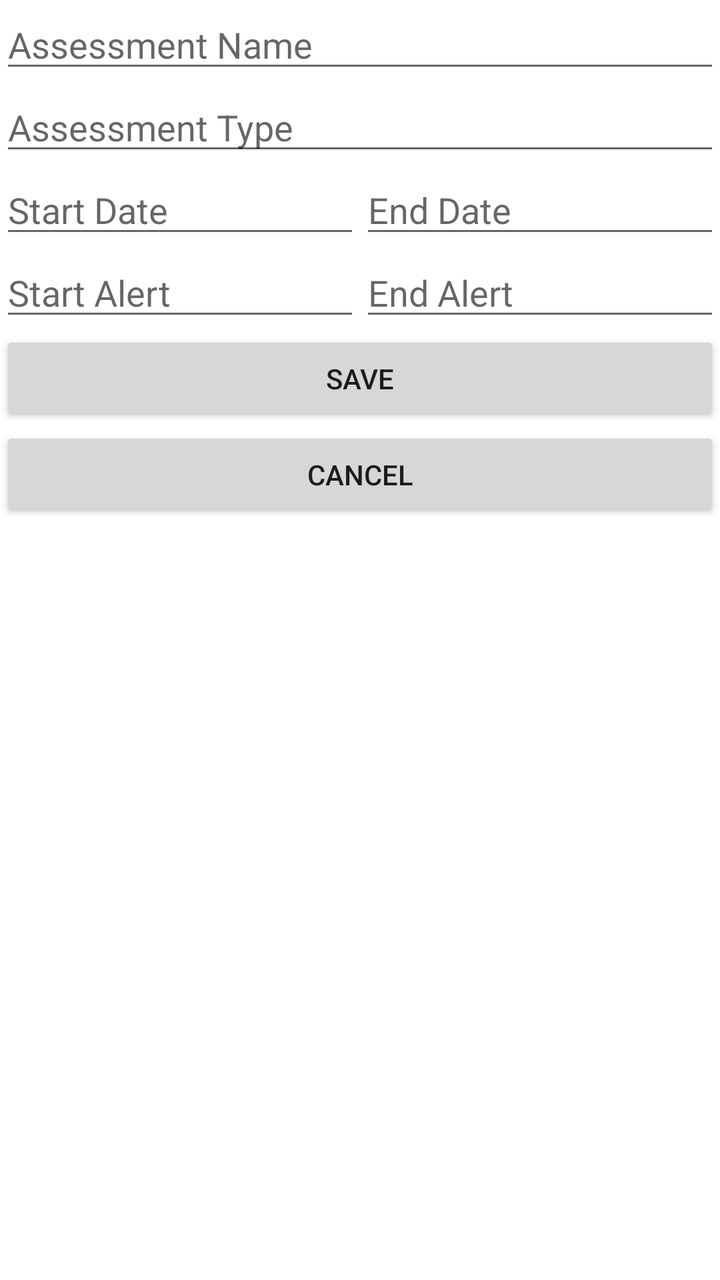
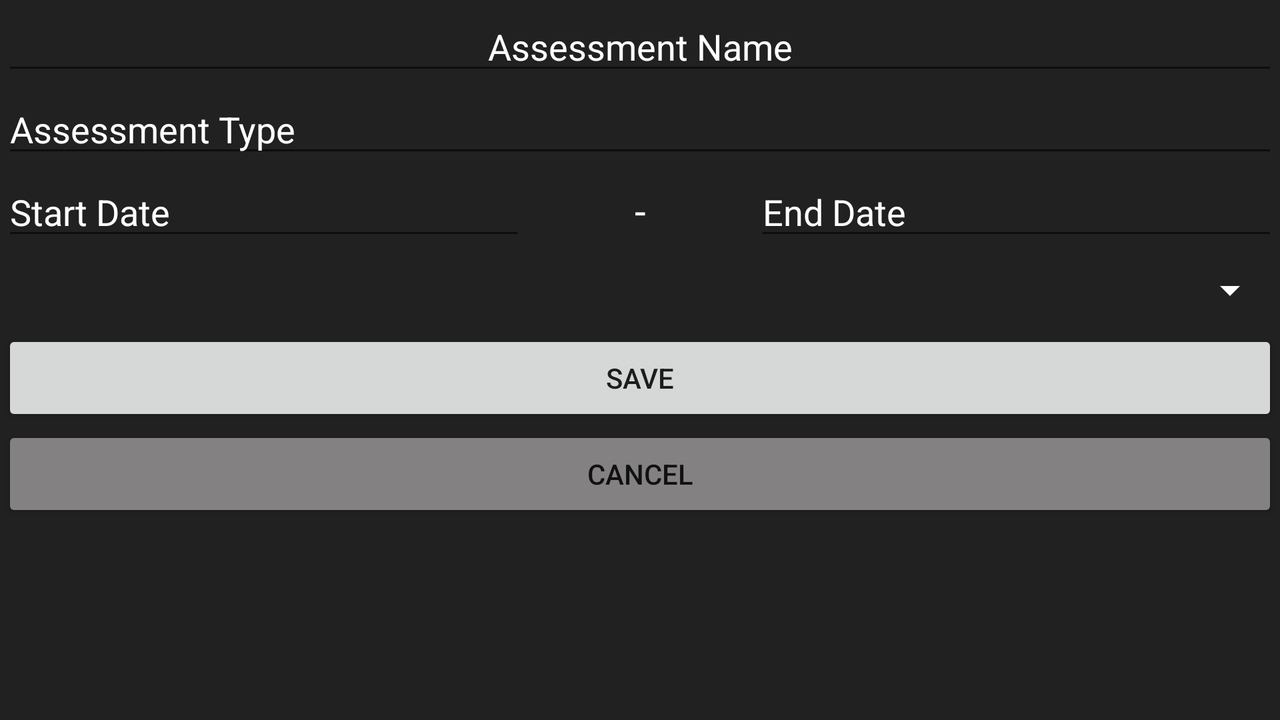

Two renders of one Android screen. The first uses the default layout on a phone; the second uses the alternative layout the repository ships for a different screen configuration, on a matching device. The two XML files are below.
<!-- AndroidManifest.xml: application theme Theme.MyAndroidApp -->
<!-- res/layout/activity_assessment_details.xml -->
<?xml version="1.0" encoding="utf-8"?>
<androidx.constraintlayout.widget.ConstraintLayout xmlns:android="http://schemas.android.com/apk/res/android"
    xmlns:app="http://schemas.android.com/apk/res-auto"
    xmlns:tools="http://schemas.android.com/tools"
    android:layout_width="match_parent"
    android:layout_height="match_parent"
    tools:context=".UI.AssessmentDetails">

    <LinearLayout
        android:layout_width="match_parent"
        android:layout_height="match_parent"
        android:orientation="vertical"
        tools:layout_editor_absoluteX="1dp"
        tools:layout_editor_absoluteY="1dp">

        <EditText
            android:id="@+id/assessmentName"
            android:layout_width="match_parent"
            android:layout_height="wrap_content"
            android:autofillHints="Assessment Name"
            android:ems="10"
            android:hint="Assessment Name"
            android:inputType="text" />

        <EditText
            android:id="@+id/assessmentType"
            android:layout_width="match_parent"
            android:layout_height="wrap_content"
            android:autofillHints="Assessment Type"
            android:ems="10"
            android:hint="Assessment Type"
            android:inputType="text" />

        <LinearLayout
            android:layout_width="match_parent"
            android:layout_height="wrap_content"
            android:orientation="horizontal">

            <EditText
                android:id="@+id/assessmentStartDate"
                android:layout_width="wrap_content"
                android:layout_height="wrap_content"
                android:layout_weight="1"
                android:autofillHints="Start Date"
                android:ems="10"
                android:hint="Start Date"
                android:inputType="none" />

            <EditText
                android:id="@+id/assessmentEndDate"
                android:layout_width="wrap_content"
                android:layout_height="wrap_content"
                android:layout_weight="1"
                android:autofillHints="End Date"
                android:ems="10"
                android:hint="End Date"
                android:inputType="none" />

        </LinearLayout>

        <LinearLayout
            android:layout_width="match_parent"
            android:layout_height="wrap_content"
            android:orientation="horizontal">

            <EditText
                android:id="@+id/assessmentStartAlert"
                android:layout_width="wrap_content"
                android:layout_height="wrap_content"
                android:layout_weight="1"
                android:autofillHints="Start Alert"
                android:ems="10"
                android:hint="Start Alert"
                android:inputType="none" />

            <EditText
                android:id="@+id/assessmentEndAlert"
                android:layout_width="wrap_content"
                android:layout_height="wrap_content"
                android:layout_weight="1"
                android:autofillHints="End Alert"
                android:ems="10"
                android:hint="End Alert"
                android:inputType="none" />
        </LinearLayout>

        <Button
            android:id="@+id/assessmentSaveButton"
            android:layout_width="match_parent"
            android:layout_height="wrap_content"
            android:text="SAVE" />

        <Button
            android:id="@+id/assessmentCancelButton"
            android:layout_width="match_parent"
            android:layout_height="wrap_content"
            android:text="CANCEL" />
    </LinearLayout>
</androidx.constraintlayout.widget.ConstraintLayout>
<!-- resources referenced by this layout -->
<resources>
  <style name="Theme.MyAndroidApp" parent="Theme.MaterialComponents.DayNight.DarkActionBar">
          
          <item name="colorPrimary">@color/light_blue</item>
          <item name="colorPrimaryVariant">@color/light_blue</item>
          <item name="colorOnPrimary">@color/white</item>
          
          <item name="colorSecondary">@color/teal_200</item>
          <item name="colorSecondaryVariant">@color/teal_700</item>
          <item name="colorOnSecondary">@color/black</item>
          
          <item name="android:statusBarColor">?attr/colorPrimaryVariant</item>
          
      </style>
  <color name="light_blue">#2196F3</color>
  <color name="white">#FFFFFFFF</color>
  <color name="teal_200">#FF03DAC5</color>
  <color name="teal_700">#FF018786</color>
  <color name="black">#FF000000</color>
</resources>
<!-- res/layout-land/activity_assessment_details.xml (the author's variant of the layout above) -->
<!-- drawn on the phone turned sideways -->
<?xml version="1.0" encoding="utf-8"?>
<androidx.constraintlayout.widget.ConstraintLayout xmlns:android="http://schemas.android.com/apk/res/android"
    xmlns:app="http://schemas.android.com/apk/res-auto"
    xmlns:tools="http://schemas.android.com/tools"
    android:layout_width="match_parent"
    android:layout_height="match_parent"
    android:background="@color/backgroundColor"
    tools:context=".UI.AssessmentDetails">

    <ScrollView
        android:layout_width="match_parent"
        android:layout_height="match_parent"
        android:orientation="vertical"
        app:layout_constraintBottom_toBottomOf="parent"
        app:layout_constraintTop_toTopOf="parent">

        <LinearLayout
            android:layout_width="match_parent"
            android:layout_height="match_parent"
            android:layout_marginStart="1dp"
            android:layout_marginTop="1dp"
            android:layout_marginEnd="1dp"
            android:layout_marginBottom="1dp"
            android:orientation="vertical"
            app:layout_constraintBottom_toBottomOf="parent"
            app:layout_constraintEnd_toEndOf="parent"
            app:layout_constraintStart_toStartOf="parent"
            app:layout_constraintTop_toTopOf="parent">

            <EditText
                android:id="@+id/assessmentName"
                android:layout_width="match_parent"
                android:layout_height="wrap_content"
                android:autofillHints="Assessment Name"
                android:ems="10"
                android:hint="Assessment Name"
                android:textAlignment="center"
                android:inputType="text"
                android:textColor="@color/textColor"
                android:textColorHint="@color/textColor" />

            <EditText
                android:id="@+id/assessmentType"
                android:layout_width="match_parent"
                android:layout_height="wrap_content"
                android:autofillHints="Assessment Type"
                android:ems="10"
                android:hint="Assessment Type"
                android:inputType="text"
                android:textColor="@color/textColor"
                android:textColorHint="@color/textColor" />

            <LinearLayout
                android:layout_width="match_parent"
                android:layout_height="wrap_content"
                android:orientation="horizontal" />

            <LinearLayout
                android:layout_width="match_parent"
                android:layout_height="wrap_content"
                android:orientation="horizontal">

                <EditText
                    android:id="@+id/assessmentStartDate"
                    android:layout_width="wrap_content"
                    android:layout_height="wrap_content"
                    android:layout_weight="1"
                    android:autofillHints="Start Date"
                    android:ems="10"
                    android:hint="Start Date"
                    android:inputType="none"
                    android:textColor="@color/textColor"
                    android:textColorHint="@color/textColor" />

                <TextView
                    android:id="@+id/textView6"
                    android:layout_width="63dp"
                    android:layout_height="wrap_content"
                    android:layout_weight="1"
                    android:text="-"
                    android:textAlignment="center"
                    android:textColor="@color/textColor"
                    android:textColorHint="@color/textColor"
                    android:textSize="20sp" />

                <EditText
                    android:id="@+id/assessmentEndDate"
                    android:layout_width="wrap_content"
                    android:layout_height="wrap_content"
                    android:layout_weight="1"
                    android:autofillHints="End Date"
                    android:ems="10"
                    android:hint="End Date"
                    android:inputType="none"
                    android:textColor="@color/textColor"
                    android:textColorHint="@color/textColor" />
            </LinearLayout>

            <Spinner
                android:id="@+id/courseSpinner"
                android:layout_width="match_parent"
                android:layout_height="40dp"
                android:backgroundTint="@color/textColor"
                android:textColor="@color/textColor"
                android:textColorHint="@color/textColor" />


            <Button
                android:id="@+id/assessmentSaveButton"
                android:layout_width="match_parent"
                android:layout_height="wrap_content"
                android:text="SAVE" />

            <Button
                android:id="@+id/assessmentCancelButton"
                android:layout_width="match_parent"
                android:layout_height="wrap_content"
                android:backgroundTint="#838181"
                android:text="CANCEL" />
        </LinearLayout>
    </ScrollView>

</androidx.constraintlayout.widget.ConstraintLayout>
<!-- resources referenced by the variant -->
<!-- as the phone turned sideways resolves them -->
<resources>
  <color name="backgroundColor">#212121</color>
  <color name="textColor">#FFFFFF</color>
  <style name="Theme.MyAndroidApp" parent="Theme.MaterialComponents.DayNight.DarkActionBar">
          
          <item name="colorPrimary">@color/light_blue</item>
          <item name="colorPrimaryVariant">@color/light_blue</item>
          <item name="colorOnPrimary">@color/white</item>
          
          <item name="colorSecondary">@color/teal_200</item>
          <item name="colorSecondaryVariant">@color/teal_700</item>
          <item name="colorOnSecondary">@color/black</item>
          
          <item name="android:statusBarColor">?attr/colorPrimaryVariant</item>
          
      </style>
  <color name="light_blue">#2196F3</color>
  <color name="white">#FFFFFFFF</color>
  <color name="teal_200">#FF03DAC5</color>
  <color name="teal_700">#FF018786</color>
  <color name="black">#FF000000</color>
</resources>
